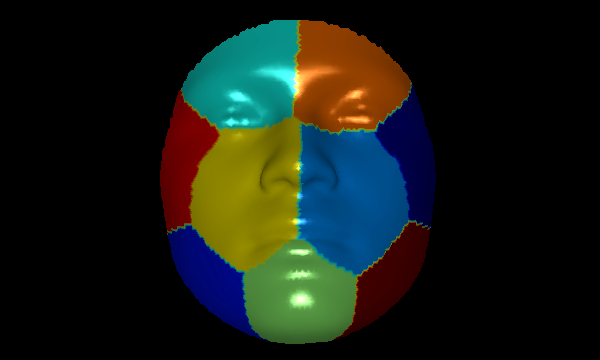
#> input picture vision/assignment1/face.tiff, 600 x 360 px
$ python mandar-smoothing1.py   (Python 2 division)
#> lines starting #> are read from the running program, lines starting #| are printed output that depends on the picture
#! /usr/bin/python

'''
Gaussian smoothing with Python.
'''

import cv2
import numpy as np
import math
from scipy.signal import sepfir2d

def gaussian_filter(sigma, filter_length=None):
    '''
    Given a sigma, return a 1-D Gaussian filter.
    @param     sigma:         float, defining the width of the filter
    @param     filter_length: optional, the length of the filter, has to be odd
    @return    A 1-D numpy array of odd length,
               containing the symmetric, discrete approximation of a Gaussian with sigma
               Summation of the array-values must be equal to one.
    '''
    if filter_length==None:
        #determine the length of the filter
        filter_length= math.ceil(sigma*5)
        #make the length odd
        filter_length= 2*(int(filter_length)/2) +1

    #make sure sigma is a float
    sigma=float(sigma)

    #create the filter
    result = np.arange( filter_length , dtype=np.float64)
    result = np.subtract(result, filter_length/2)
    result = np.divide(result, sigma)
    result = np.square(result)
    result = np.multiply(result, -0.5)
    result = np.exp(result)
    result = np.divide(result, 2.0)
    #return the filter
    return result


def test_gaussian_filter():
    '''
    Test the Gaussian filter on a known input.
    '''
    sigma = math.sqrt(1.0/2/math.log(2))
    f = gaussian_filter(sigma, filter_length=3)
    correct_f = np.array([0.25, 0.5, 0.25])
    error = np.abs( f - correct_f)
    if np.sum(error)<0.001:
        print "Congratulations, the filter works!"
        cv2.waitKey(0)

    else:
        print "Still some work to do.."


def gaussian_smooth1(img, sigma):
    '''
    Do gaussian smoothing with sigma.
    Returns the smoothed image.
    '''
    result = np.zeros_like(img, dtype=np.float64)

    #get the filtercv2.waitKey(0)
    filter = gaussian_filter(sigma)

    #smooth every color-channel
    for c in range(3):
        #smooth the 2D image img[:,:,c]
        #tip: make use of numpy.convolve

        #apply numpy.convolve for rows and
        #then for the columns
        result[:,:,c] = sepfir2d(img[:,:,c], filter, filter)


    return result


#this part of the code is only executed if the file is run stand-alone
if __name__ == '__main__':
    #test the gaussian filter
    test_gaussian_filter()

    #read an image
    img = cv2.imread('face.tiff').astype(np.float64)

    #print the dimension of the image
    print img.shape
#| (360, 600, 3)

    #show the image, and wait for a key to be pressed
    cv2.imshow('img',img)
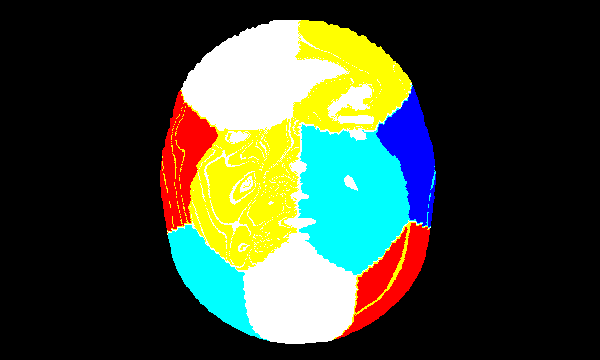
#> window 'img': shape (360, 600, 3); mean B, G, R 53.5, 70.9, 60.2
    cv2.waitKey(0)

    #smooth the image
    smoothed_img = gaussian_smooth1(img, 2)
#> after the loop in gaussian_smooth1, `for c in range(3):`:
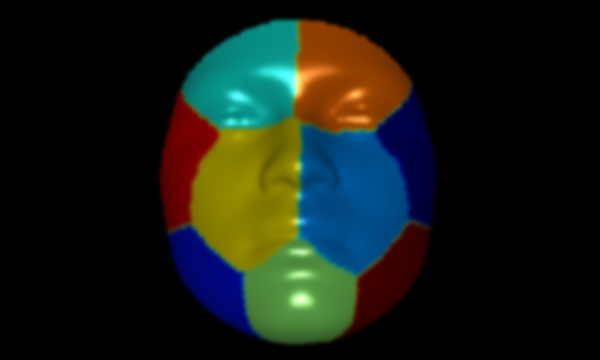
#> result: shape (360, 600, 3) float64; mean B, G, R 131.1, 177.1, 140; drawn with min black and max white

    #show the smoothed image, and wait for a key to be pressed
    cv2.imshow('smoothed_img',smoothed_img)
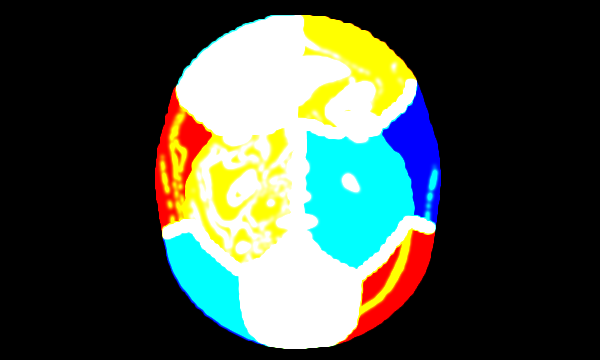
#> window 'smoothed_img': shape (360, 600, 3); mean B, G, R 69.4, 79.7, 68.5
    cv2.waitKey(0)
